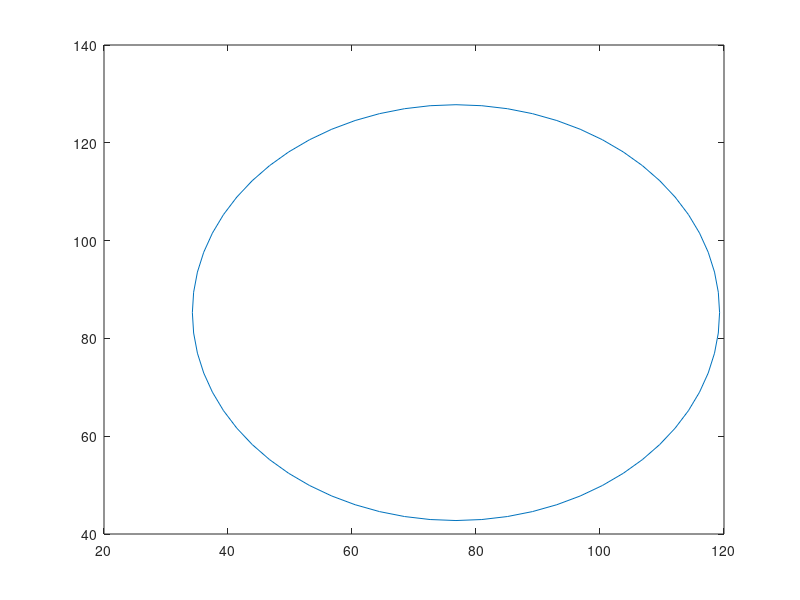

The MATLAB source for this figure: (Note: this script raises an error after producing the figure.)




plot([119.287316920236;119.082579917479;118.470340638467;117.45649528214;116.050807733504;114.266815532079;112.121699497994;109.636118271297;106.834009357959;103.742358598602;100.390940280109;96.8120303929576;93.0400957957922;89.1114622807328;85.063964736139;80.9365827759524;76.7690653447062;72.6015479134599;68.4741659532733;64.4266684086795;60.4980348936201;56.7261002964547;53.1471904093031;49.7957720908099;46.7041213314536;43.9020124181151;41.4164311914185;39.2713151573337;37.4873229559086;36.0816354072724;35.0677900509453;34.4555507719331;34.2508137691766;34.4555507719331;35.0677900509453;36.0816354072724;37.4873229559087;39.2713151573337;41.4164311914186;43.9020124181152;46.7041213314537;49.79577209081;53.1471904093032;56.7261002964548;60.4980348936202;64.4266684086796;68.4741659532734;72.60154791346;76.7690653447062;80.9365827759524;85.063964736139;89.1114622807328;93.0400957957922;96.8120303929576;100.390940280109;103.742358598602;106.834009357959;109.636118271297;112.121699497994;114.266815532079;116.050807733504;117.45649528214;118.470340638467;119.082579917479;119.287316920236;119.287316920236],[85.2727156598121;81.1051982285658;76.9778162683793;72.9303187237854;69.001685208726;65.2297506115606;61.6508407244091;58.2994224059158;55.2077716465595;52.405662733221;49.9200815065244;47.7749654724396;45.9909732710145;44.5852857223783;43.5714403660512;42.959201087039;42.7544640842825;42.959201087039;43.5714403660512;44.5852857223783;45.9909732710146;47.7749654724396;49.9200815065245;52.4056627332211;55.2077716465595;58.2994224059158;61.6508407244091;65.2297506115607;69.0016852087261;72.9303187237855;76.9778162683793;81.1051982285659;85.2727156598122;89.4402330910584;93.567615051245;97.6151125958388;101.543746110898;105.315680708064;108.894590595215;112.246008913708;115.337659673065;118.139768586403;120.6253498131;122.770465847185;124.55445804861;125.960145597246;126.973990953573;127.586230232585;127.790967235342;127.586230232585;126.973990953573;125.960145597246;124.55445804861;122.770465847185;120.6253498131;118.139768586403;115.337659673065;112.246008913708;108.894590595215;105.315680708064;101.543746110898;97.6151125958389;93.5676150512451;89.4402330910585;85.2727156598123;85.2727156598121])
patch([0;170.545431319624;170.545431319624;0;0;0.472425017505884;0.472425017505884;170.073006302118;170.073006302118;0.472425017505884;0],[170.545431319624;170.545431319624;0;0;170.545431319624;170.073006302118;0.472425017505884;0.472425017505884;170.073006302118;170.073006302118;170.545431319624],[1;1;1])
plot([119.287316920236;150.467368075624],[85.2727156598121;85.2727156598121])
plot([20.0780632440001;45.5890141893178],[141.963717760518;113.618216710165])
plot([20.0780632440001;45.5890141893178],[28.581713559106;56.927214609459])

text(32,20,'Reciprocal');